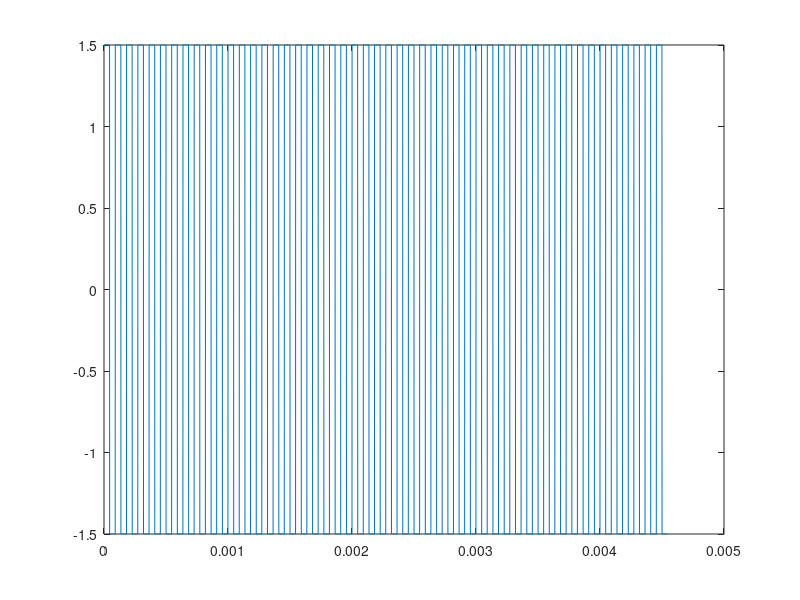

Reproduce this figure in MATLAB. (Note: this script raises an error after producing the figure.)
clear

cycles = 50;
Fs = 1.4286e+06; %Hz
A = 1.5;
Ts = 1/Fs; %s

fsig0 = 11e3;
Tsig0 = 1/fsig0;

fsig = 11e3;
Tsig = 1/fsig;
t = 0:Ts:Tsig0*cycles;

sig = A*square(2*pi*fsig*t);


plot(t, sig);
figure(2)

N = length(sig);

h = 1;
[S, f] = fdomain(sig.*h', Fs);

stem(f,abs(S))
hold on
xlim([0 100e3])
hold off

function [X,f]=fdomain(x,Fs)
    % FDOMAIN Function to compute the Fourier coefficients from vector x
    %   and the corresponding frequencies (two-sided)
    % usage:
    %   [X,f]=fdomain(x,Fs)
    %         x=vector of time domain samples
    %         Fs=sampling rate (in Hz)
    %         X=vector of complex Fourier coefficients
    %         f=vector of corresponding frequencies (two-sided)
    
    N=length(x);
    
    if mod(N,2)==0
        k=-N/2:N/2-1; % N even
    else
        k=-(N-1)/2:(N-1)/2; % N odd
    end
    
    T0=N/Fs;    % Duration of signal
    f=k/T0;     % wavenumbers (k) divided by T0 = frequencies
    X=fft(x)/N; % Matlab's FFT uses a different convention without the 1/N so we put it in here.
    X=fftshift(X);
end